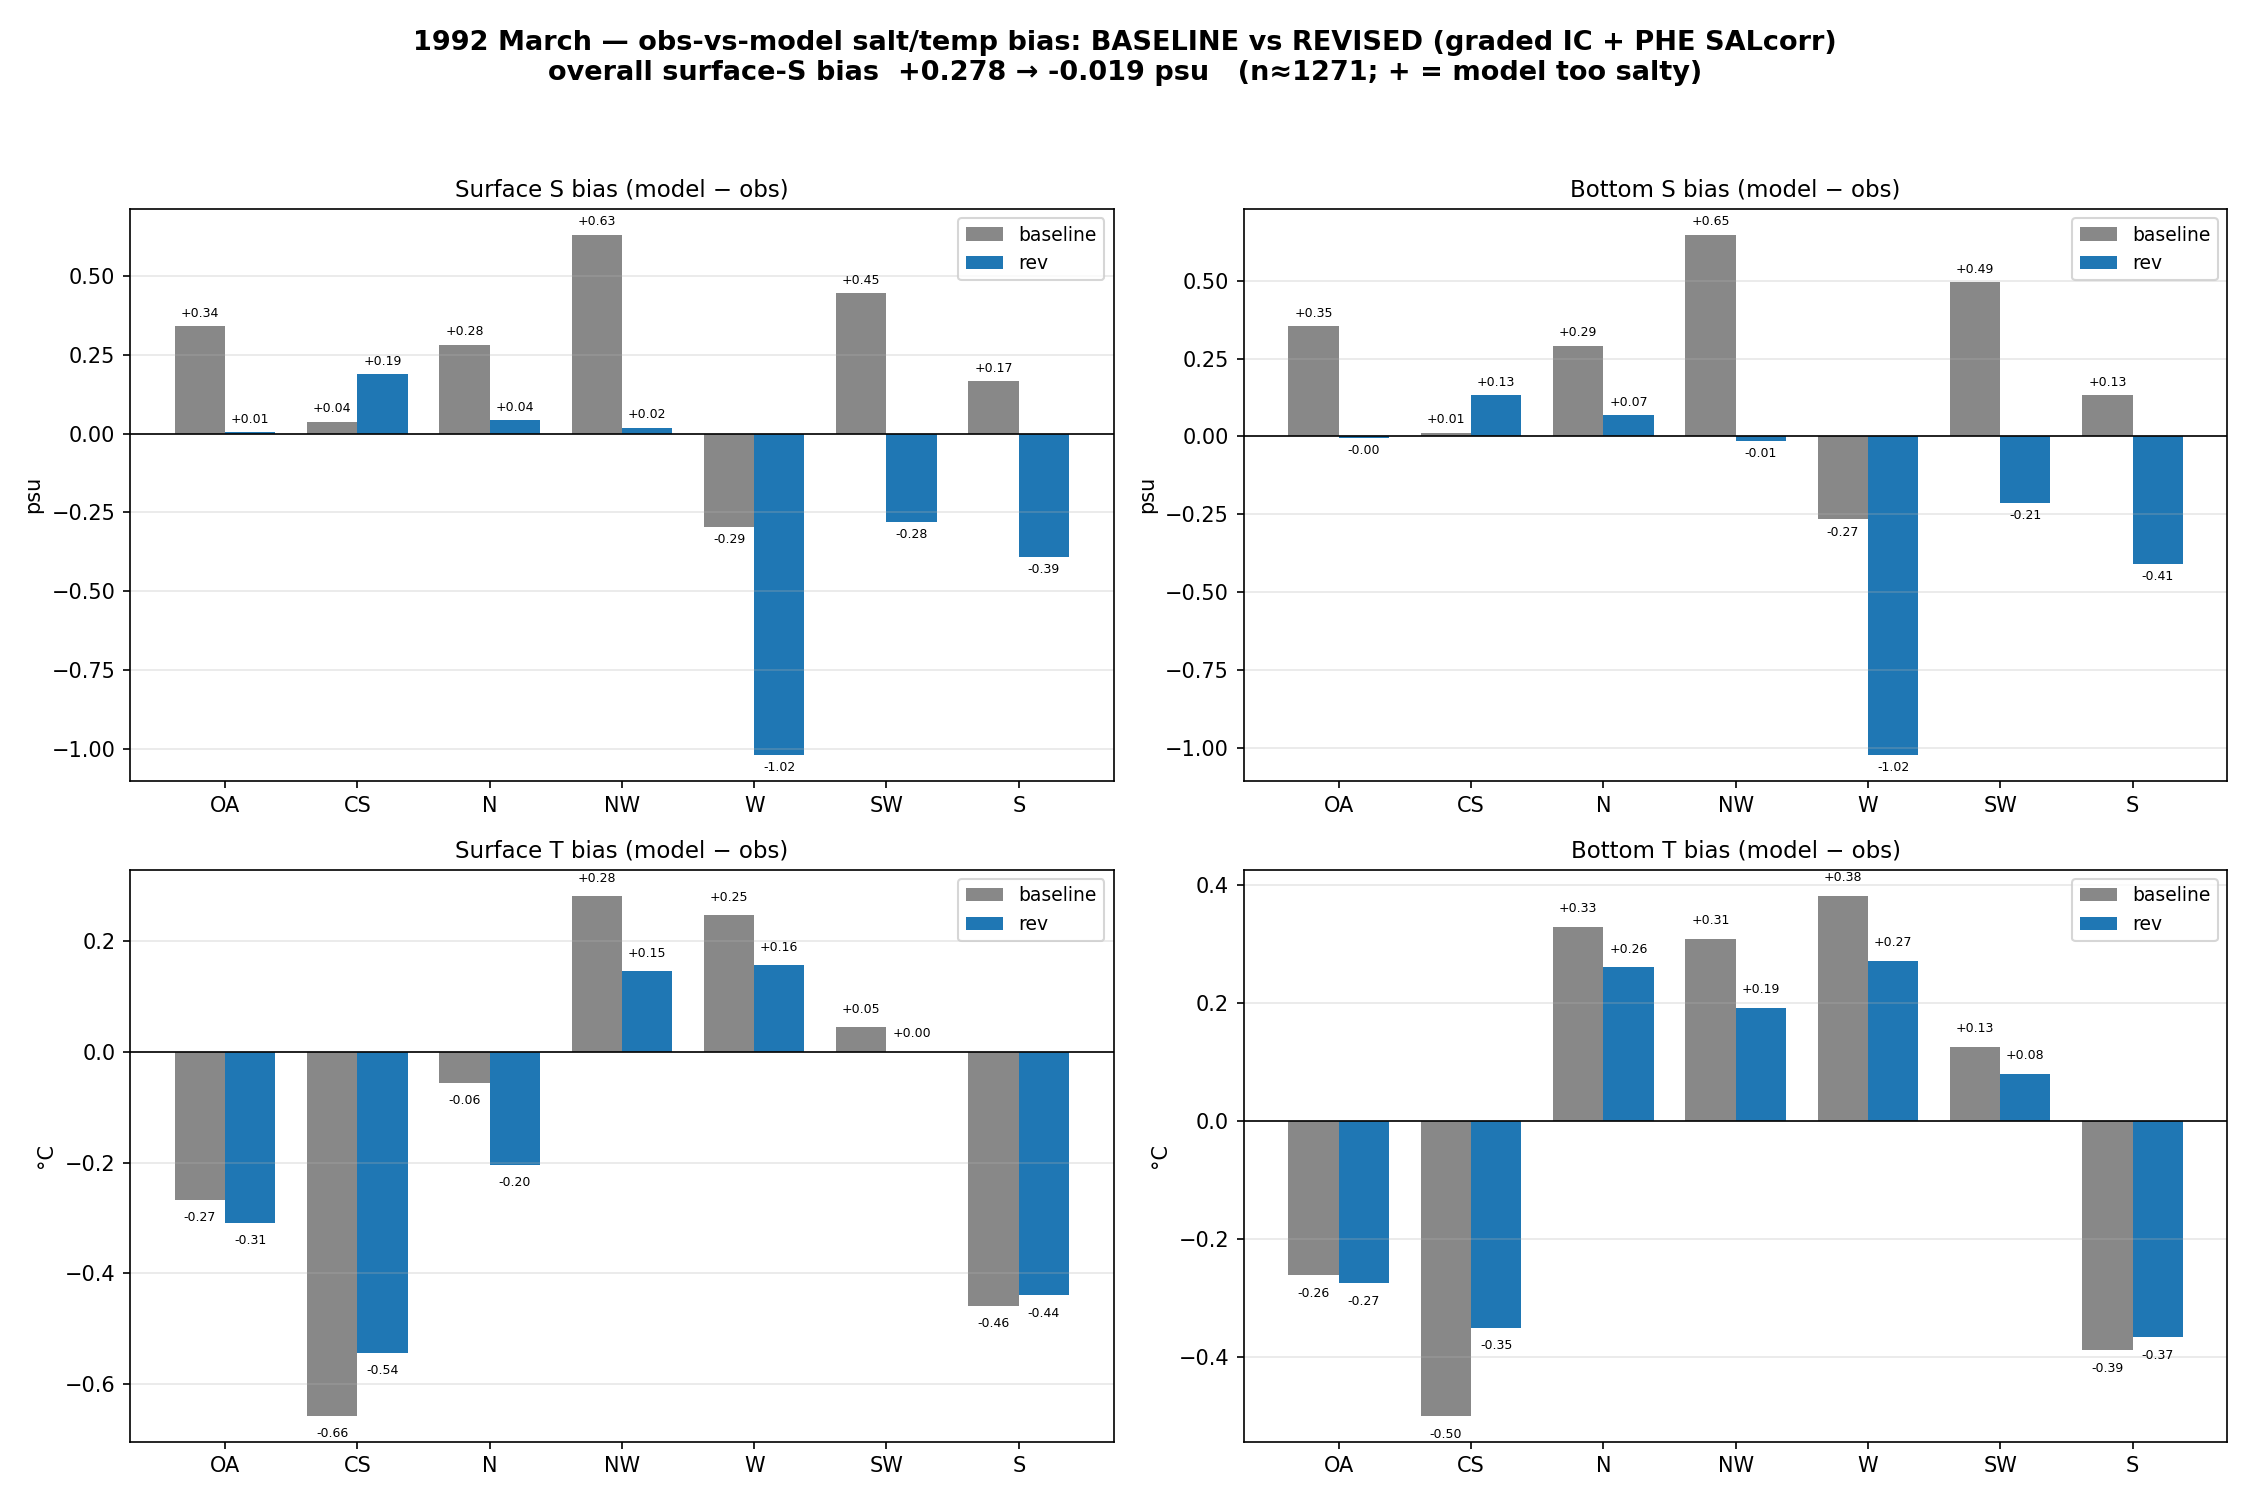

Generate this figure with Python:
"""1992 BASELINE vs REVISED model — obs-vs-model salt-bias comparison.

Runs the region-validation extraction twice over the SAME casts (1992 comparison window
22-Feb -> 3-Apr, where both sims overlap; rev ends 3-Apr):
  - baseline  : output_archive/1.7.0/1992_marmay/csiem_B010_19920222_19920531.nc
  - rev       : output_archive/1.7.0/1992_marmay_rev/csiem_B010_19920222_19920531_rev.nc
                (graded IC + salinity-corrected Peel-Harvey BC)
Then plots per-region surface/bottom S & T bias, baseline vs rev, and prints the headline change.
Obs are identical between runs; only the paired model differs. Baseline CSV kept.
"""
import os, numpy as np, pandas as pd, warnings
warnings.filterwarnings('ignore')
import matplotlib; matplotlib.use('Agg')
import matplotlib.pyplot as plt
import region_validation_core as core

DIR = core.DIR
WIN = ('1992-02-22', '1992-04-03')
REV_NC = r'S:/Matt_Working/csiem/output_archive/1.7.0/1992_marmay_rev/csiem_B010_19920222_19920531_rev.nc'
REGIONS = ['OA', 'CS', 'N', 'NW', 'W', 'SW', 'S']

print('=== BASELINE 1992 extraction ===')
df_base = core.run(WIN)
df_base.to_csv(os.path.join(DIR, 'region_validation_1992.csv'), index=False)

print('\n=== REV 1992 extraction ===')
core.FV_RUNS[1] = ('1992-02-22', '1992-04-03', REV_NC)   # repoint the 1992 entry at the rev NC
core._FV_CACHE.clear()
df_rev = core.run(WIN)
df_rev.to_csv(os.path.join(DIR, 'region_validation_1992_rev.csv'), index=False)

# bottom QC (same as the validation plots): drop obs_botS<33 spikes for bottom stats
for d in (df_base, df_rev):
    bad = d['obs_botS'] < 33.0
    d.loc[bad, ['obs_botT', 'obs_botS']] = np.nan


def _bias(d, lvl, v, region=None):
    sub = d if region is None else d[d.region == region]
    x = (sub[f'model_{lvl}{v}'] - sub[f'obs_{lvl}{v}']).dropna()
    return (np.nan, 0) if len(x) == 0 else (float(x.mean()), len(x))


# ---- headline ----
print('\n=== HEADLINE: 1992 surface salinity bias (model - obs) ===')
for tag, d in [('baseline', df_base), ('rev', df_rev)]:
    b, n = _bias(d, 'surf', 'S')
    bb, nb = _bias(d, 'bot', 'S')
    print(f'  {tag:8s}  surf S bias = {b:+.3f} (n={n})   bot S bias = {bb:+.3f} (n={nb})')

# ---- per-region bias table + grouped-bar comparison ----
present = [r for r in REGIONS if r in set(df_base.region) | set(df_rev.region)]
fig, axes = plt.subplots(2, 2, figsize=(15, 10))
UNITS = {'T': '°C', 'S': 'psu'}
recs = []
for ax, (lvl, v) in zip(axes.ravel(), [('surf', 'S'), ('bot', 'S'), ('surf', 'T'), ('bot', 'T')]):
    x = np.arange(len(present)); w = 0.38
    for k, (tag, d, col) in enumerate([('baseline', df_base, '#888888'), ('rev', df_rev, '#1f77b4')]):
        vals, ns = [], []
        for rg in present:
            bb, nn = _bias(d, lvl, v, rg); vals.append(bb); ns.append(nn)
            recs.append(dict(region=rg, level=lvl, var=v, run=tag, bias=bb, n=nn))
        bars = ax.bar(x + (k - 0.5) * w, vals, w, color=col, label=tag)
        for xi, (val, nn) in enumerate(zip(vals, ns)):
            if np.isfinite(val):
                ax.text(x[xi] + (k - 0.5) * w, val + (0.02 if val >= 0 else -0.02), f'{val:+.2f}',
                        ha='center', va='bottom' if val >= 0 else 'top', fontsize=6)
    ax.axhline(0, color='k', lw=0.8); ax.set_xticks(x); ax.set_xticklabels(present)
    ax.set_title(f'{"Surface" if lvl=="surf" else "Bottom"} {v} bias (model − obs)', fontsize=11)
    ax.set_ylabel(UNITS[v]); ax.legend(fontsize=9); ax.grid(axis='y', alpha=0.3)
ob, nb = _bias(df_base, 'surf', 'S'); orv, nr = _bias(df_rev, 'surf', 'S')
fig.suptitle(f'1992 March — obs-vs-model salt/temp bias: BASELINE vs REVISED (graded IC + PHE SALcorr)\n'
             f'overall surface-S bias  {ob:+.3f} → {orv:+.3f} psu   (n≈{nb}; + = model too salty)',
             fontsize=13, fontweight='bold')
fig.tight_layout(rect=[0, 0, 1, 0.95])
p = os.path.join(DIR, 'region_validation_1992_revcompare.png')
fig.savefig(p, dpi=150); plt.close(fig)
pd.DataFrame(recs).to_csv(os.path.join(DIR, 'region_validation_1992_revcompare.csv'), index=False)
print('\nwrote', p)
